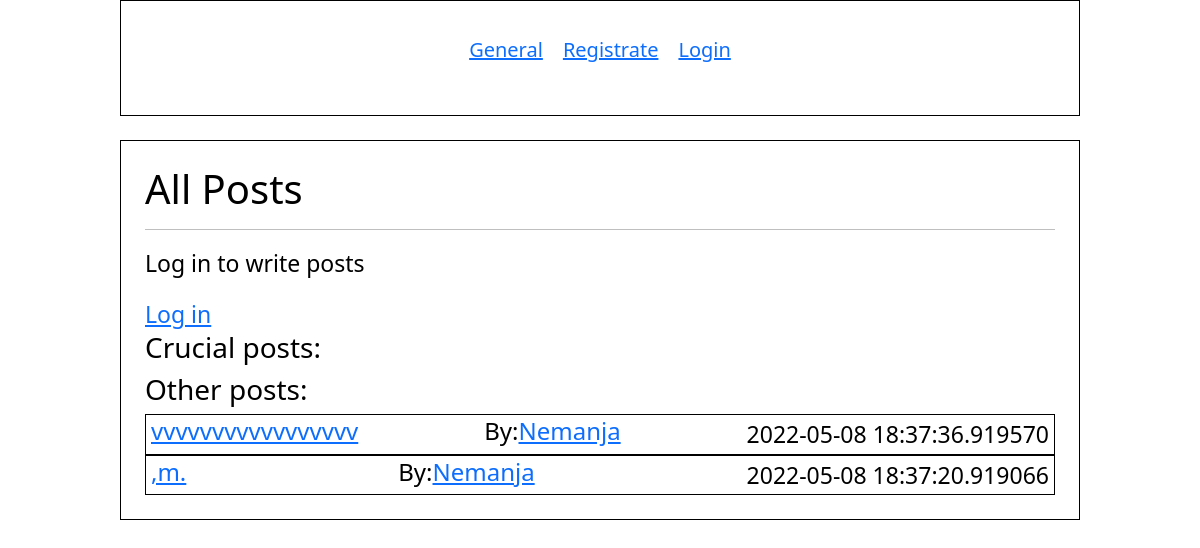
Page /create/post on the committed database.
### app.py (models this page shows, shortened)
class Blogpost(db.Model):
    __tablename__="blog"
    id = db.Column(db.Integer, primary_key=True)
    title = db.Column(db.String(72), nullable=False)
    content = db.Column(db.Text, nullable=False)
    author = db.Column(db.String(20), nullable=False, default='N/A')
    date_posted = db.Column(
        db.DateTime, nullable=False, default=datetime.utcnow)
    pinn = db.Column(db.Boolean, default=False)
    htmlrender = db.Column(db.Boolean, default=False)
    comment = relationship("Comments", cascade="all, delete")
    like=relationship("Like", cascade="all, delete")
    uid = db.Column(db.Integer, db.ForeignKey("user.uid"), nullable=False)

### app.py (the view)
@app.route('/create/post', methods= ["POST", "GET"])
def create_post():
    if request.method=='POST':
        title = request.form["title"]
        content = request.form["content"]
        htmlrender = request.form.get("htmlrender")
        if htmlrender=="checked":
            htmlrender=True
        else:
            htmlrender=False
        author = current_user.get_id()
        author= current_user.fname
        new_post= Blogpost(title=title, content=content, author=author, htmlrender=htmlrender, uid= current_user.uid )
        db.session.add(new_post)
        db.session.commit()
        return redirect('/create/post')
    else:
        post=Blogpost.query.filter_by(pinn=True).order_by(desc(Blogpost.date_posted)).all()
        posts=Blogpost.query.filter_by(pinn=False).order_by(desc(Blogpost.date_posted)).all()
        return render_template("posts.html", post=post, posts=posts)

### templates/posts.html (shortened to what this page needs)
{% extends 'base.html' %}
{% block body %}
{{ super() }}
<div class="all">
<div class="cent">
<h1>All Posts</h1>
    <hr>
{% if current_user.is_authenticated %}
    <h2>Create New Blog Post:</h2>
    <form action='{{url_for("create_post")}}' method='POST'>
        Title: <input type='text' name='title' id='title'>
        <br>
        <!--Author: <input type='text' name='author' id='author'>
        <br>-->
        Post: <input type='text' name='content' id='content'>
        <br>
        Allow HTML in post:
        <input type="checkbox" name='htmlrender' value="checked" >
        <br/>
        <input type='submit' value='Post'>
    </form>
    <hr>
{% else %}
    <p>Log in to write posts</p>
    <a href='{{ url_for("indexx")}}'>Log in</a>
{% endif %}
<h3>Crucial posts:</h3>
<h3>Other posts:</h3>
<div class="unpin">
    {% for j in posts %}
<div class="list_post">
<a id='open' href='/post/open/{{j.id}}'>
        <h4 class="ele">{{ j.title }}</h4></a>
        {% if j.author %}
            <h4  class="ele">By:<a href="/profilee/{{j.id}}">{{ j.author }}</a> </h4>
        {% else %}
            <h4  class="ele">By: N/A</h4>
        {% endif %}
        <p id='time'  class="ele">{{ j.date_posted }}</p>
</div>
    {% endfor %}
        </div>
</div>
</div>
{% endblock %}

### static/css/main.css (style rules this page uses)
.cent { color:black; font-size: 23px; align-items: center; }
.unpin { background-color: white; }
.all { width:80%; margin:auto; padding:2%; border:1px solid black; }
.list_post { display: flex; justify-content: space-between; border:1px black solid; padding-left: 3px; padding-right: 3px; }
.ele { margin-left: 2px; margin-right: 2px; margin: 2px; }

### rows in the picture
Blogpost: title "vvvvvvvvvvvvvvvvv", author "Nemanja", date_posted "2022-05-08 18:37:36.919570"
Blogpost: title ",m.", author "Nemanja", date_posted "2022-05-08 18:37:20.919066"
